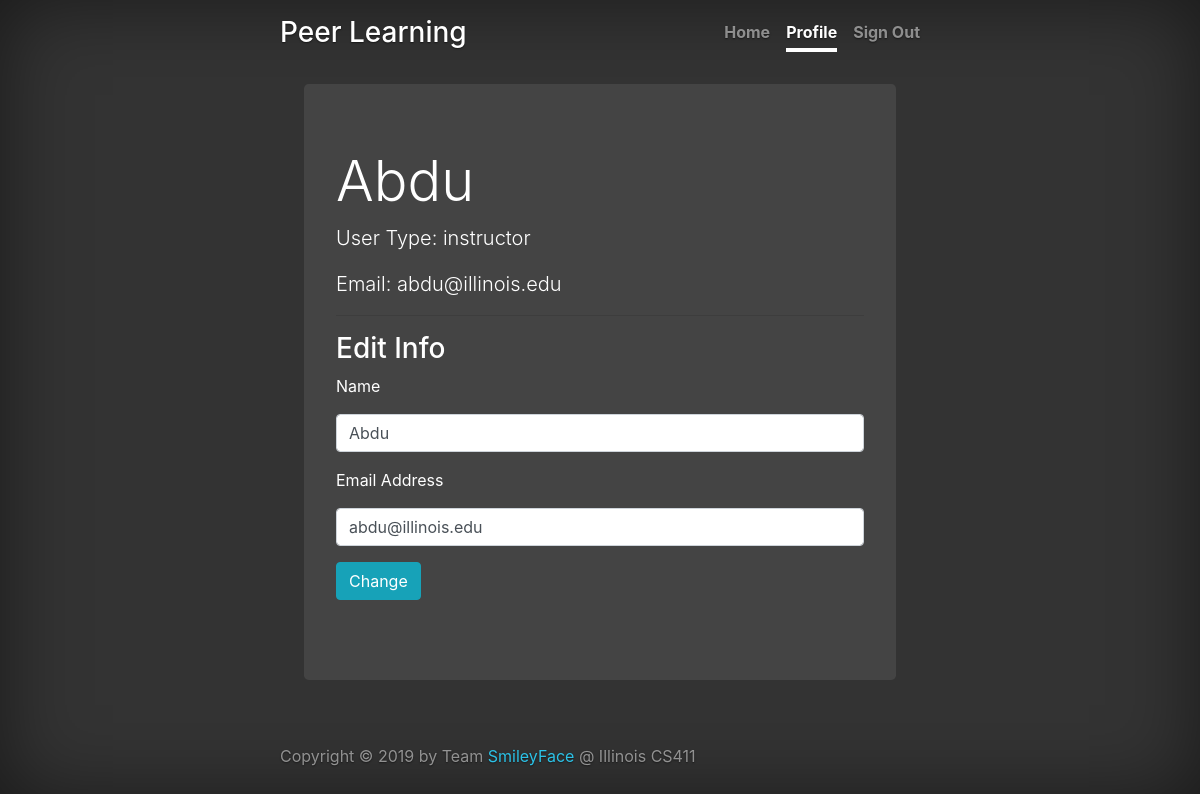
/dashboard/instructor/profile (signed in), run on an earlier commit of the app's database.
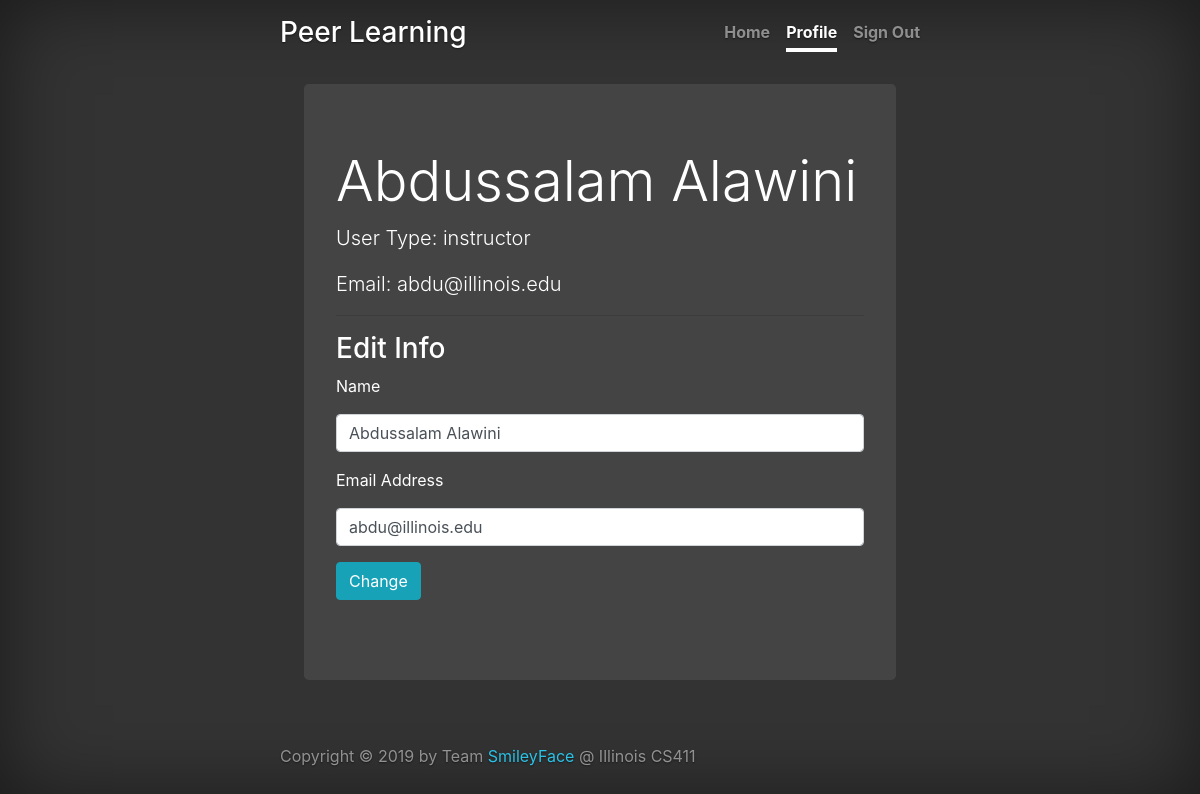
And on a later commit of the database.
### application/models.py (models this page shows, shortened)
class User(UserMixin, db.Model):
    __tablename__ = 'user'
    email = db.Column(db.String(120), primary_key=True)
    name = db.Column(db.String(80), unique=False, nullable=False)
    password = db.Column(db.String(80), unique=False, nullable=False)
    user_type = db.Column(db.String(50))

### application.py (the view, shortened to what this page needs)
@application.route('/dashboard/student/profile', methods=['GET', 'POST'])
@application.route('/dashboard/instructor/profile', methods=['GET', 'POST'])
def profile():
    update_profile_form = UserProfileForm(request.form)
    return render_template('profile.html', user=flask_login.current_user, update_profile_form=update_profile_form)

### application/forms.py
class UserProfileForm(Form):
    email = EmailField(label='Email Address', validators=[validators.DataRequired(), validators.Email()])
    name = StringField(label='Name', description="name", validators=[validators.Length(min=1, max=80,
                                                                                       message=u'Name needs to be 1-80 character(s) long')])

### application.py (called while the page is built)
@login_manager.user_loader
def user_loader(email):
    return User.query.get(email)

### templates/profile.html (shortened to what this page needs)
{% extends "base.html" %} {% import 'macros.html' as macros %}
{% set nav_tabs = [("Home", "/dashboard/instructor/courses"), ("Profile", "/dashboard/instructor/profile"), ("Sign Out", "/logout")] %}
{% set active_tab = "Profile" %}
{% block content %}
<main role="main" class="inner cover">
    <div class="jumbotron">
        <h1 class="display-4">{{user.name}}</h1>
        <p class="lead">User Type: {{user.user_type}}</p>
        <p class="lead">Email: {{user.email}}</p>
        <hr>
        <h3 class="display-5">Edit Info</h3>
        <form id="UserProfileForm" action="/dashboard/student/profile" method="post">
            {{ macros.render_field(update_profile_form.name, value= user.name, label_visible=true) }}
            {{ macros.render_field(update_profile_form.email, value= user.email, label_visible=true) }}
            <button type="submit" class="btn btn-info">Change</button>
        </form>
    </div>
</main>
{% endblock %}

What changed in the data, as far as the page shows it:
changed User "instructor": name "Abdu" → "Abdussalam Alawini"
Also different on the page:
form field name: "Abdu" → "Abdussalam Alawini"
